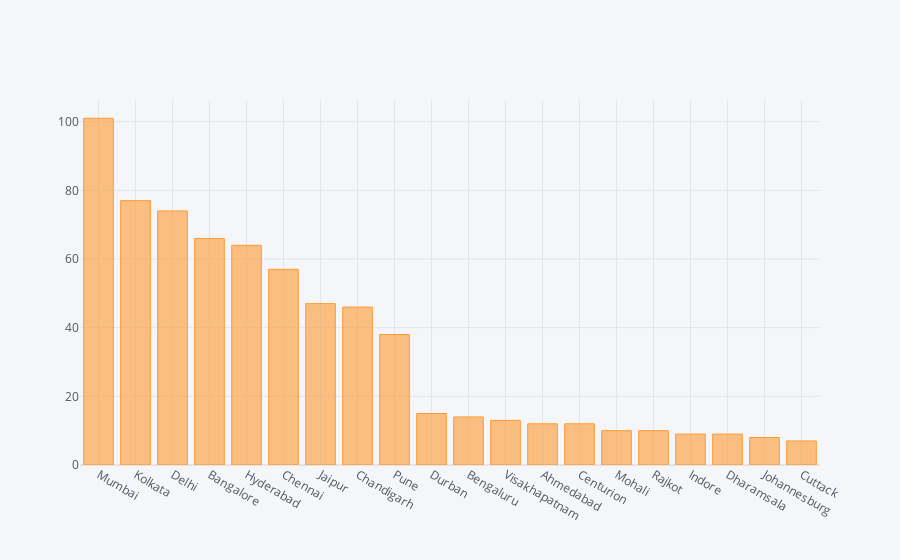

Notebook source saved alongside this figure:
### Code cell
city[:20].iplot(kind='bar')

### Figure 1 — Plotly figure (JSON) as saved in the notebook; plotly's stock layout.template omitted (floating-point values rounded to 4 significant figures)
{"data": [{"marker": {"color": "rgba(255, 153, 51, 0.6)", "line": {"color": "rgba(255, 153, 51, 1.0)", "width": 1}}, "name": "city", "orientation": "v", "text": "", "type": "bar", "x": ["Mumbai", "Kolkata", "Delhi", "Bangalore", "Hyderabad", "Chennai", "Jaipur", "Chandigarh", "Pune", "Durban", "Bengaluru", "Visakhapatnam", "Ahmedabad", "Centurion", "Mohali", "Rajkot", "Indore", "Dharamsala", "Johannesburg", "Cuttack"], "y": [101, 77, 74, 66, 64, 57, 47, 46, 38, 15, 14, 13, 12, 12, 10, 10, 9, 9, 8, 7]}], "layout": {"legend": {"bgcolor": "#F5F6F9", "font": {"color": "#4D5663"}}, "paper_bgcolor": "#F5F6F9", "plot_bgcolor": "#F5F6F9", "title": {"font": {"color": "#4D5663"}}, "xaxis": {"gridcolor": "#E1E5ED", "showgrid": true, "tickfont": {"color": "#4D5663"}, "title": {"font": {"color": "#4D5663"}, "text": ""}, "zerolinecolor": "#E1E5ED"}, "yaxis": {"gridcolor": "#E1E5ED", "showgrid": true, "tickfont": {"color": "#4D5663"}, "title": {"font": {"color": "#4D5663"}, "text": ""}, "zerolinecolor": "#E1E5ED"}}}
